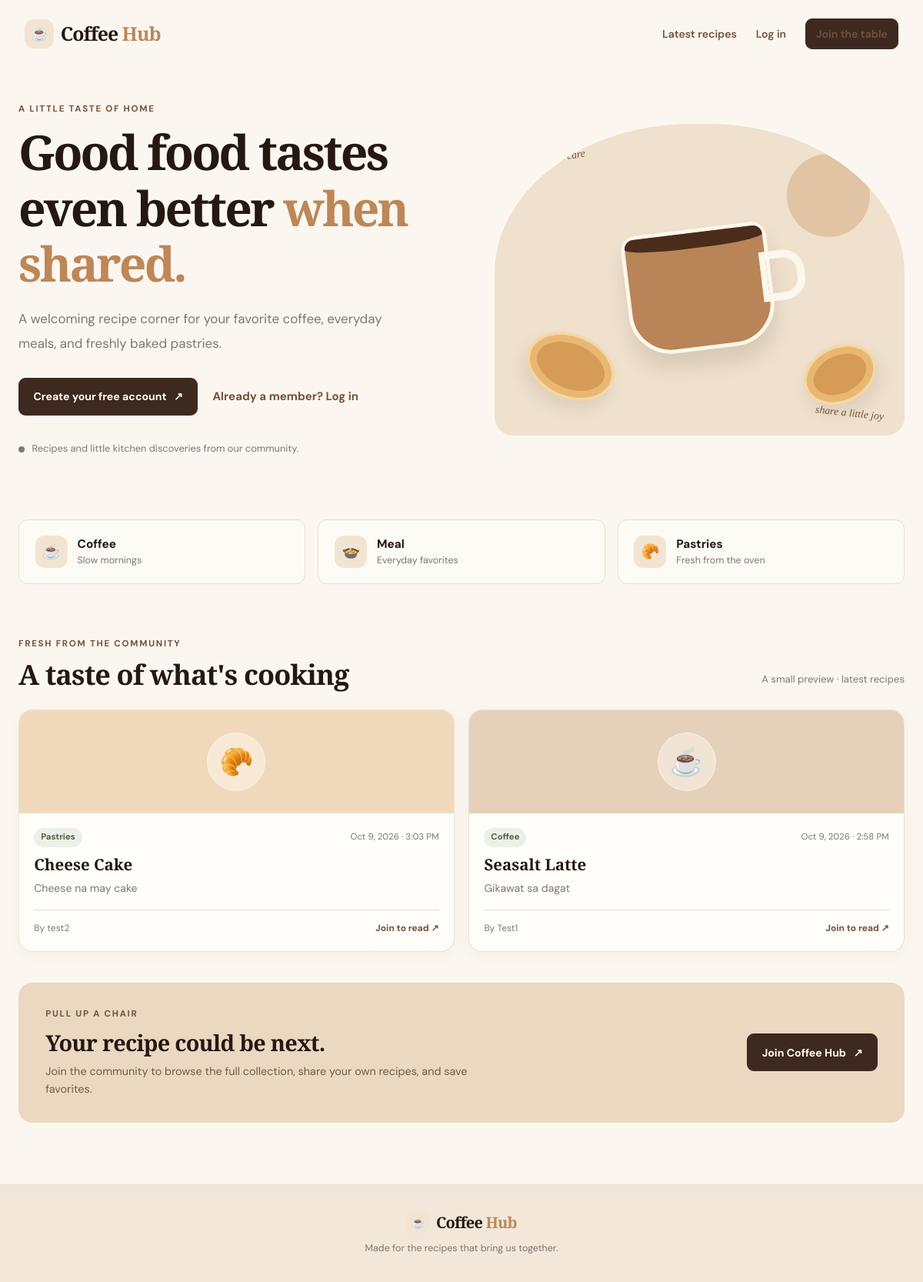
The page / on the database its author committed.
### tables this page shows
CREATE TABLE `recipes` (
  `id` int(10) UNSIGNED NOT NULL,
  `user_id` int(10) UNSIGNED NOT NULL,
  `category_id` int(10) UNSIGNED NOT NULL,
  `title` varchar(150) NOT NULL,
  `description` varchar(500) NOT NULL,
  `steps` text NOT NULL,
  `created_at` timestamp NOT NULL DEFAULT current_timestamp(),
  `edited_at` datetime DEFAULT NULL
);

CREATE TABLE `categories` (
  `id` int(10) UNSIGNED NOT NULL,
  `name` varchar(50) NOT NULL
);

CREATE TABLE `users` (
  `id` int(10) UNSIGNED NOT NULL,
  `name` varchar(100) NOT NULL,
  `email` varchar(255) NOT NULL,
  `password` varchar(255) NOT NULL,
  `created_at` timestamp NOT NULL DEFAULT current_timestamp()
);

### db.php (called while the page is built, shortened)
<?php
function e(mixed $value): string
{
    return htmlspecialchars((string) $value, ENT_QUOTES | ENT_SUBSTITUTE, 'UTF-8');
}
function formatDate(string $date): string
{
    return date('M j, Y · g:i A', strtotime($date));
}
function getLatestRecipePreviews(PDO $pdo, int $limit = 2): array
{
    $limit = max(1, min($limit, 2));
    $statement = $pdo->query(
        'SELECT r.id, r.title, r.description, r.created_at, r.edited_at,
                c.name AS category_name, u.name AS author,
                (SELECT COUNT(*) FROM ingredients i WHERE i.recipe_id = r.id) AS ingredient_count
         FROM recipes r
         JOIN categories c ON c.id = r.category_id
         JOIN users u ON u.id = r.user_id
         ORDER BY r.created_at DESC, r.id DESC
         LIMIT ' . $limit
    );
    return $statement->fetchAll();
}

### index.php (the view, shortened to what this page needs)
<?php
require __DIR__ . '/db.php';
$recipes = getLatestRecipePreviews($pdo, 2);
?>
<!DOCTYPE html>
<html lang="en">
<head>
    <link rel="stylesheet" href="css/style.css">
</head>
<body class="landing-body">
<header class="site-header">
    <a href="index.php" class="brand"><span class="brand-mark">☕</span><span>Coffee <em>Hub</em></span></a>
    <nav class="site-nav" aria-label="Main navigation">
        <a href="#latest">Latest recipes</a>
        <a href="login.php">Log in</a>
        <a class="button button-small" href="register.php">Join the table</a>
    </nav>
</header>
<main>
    <section class="hero container">
        <div class="hero-copy">
            <p class="eyebrow">A little taste of home</p>
            <h1>Good food tastes even better <span>when shared.</span></h1>
            <p class="hero-lead">A welcoming recipe corner for your favorite coffee, everyday meals, and freshly baked pastries.</p>
            <div class="hero-actions">
                <a class="button" href="register.php">Create your free account <span aria-hidden="true">↗</span></a>
                <a class="text-link" href="login.php">Already a member? Log in</a>
            </div>
            <div class="hero-note"><span class="note-dot"></span> Recipes and little kitchen discoveries from our community.</div>
        </div>
        <div class="hero-art" aria-label="Illustration of coffee and baked goods">
            <div class="art-sun"></div>
            <div class="art-label label-top">made with care</div>
            <div class="coffee-cup"><div class="coffee-liquid"></div><div class="cup-handle"></div></div>
            <div class="pastry pastry-one"></div><div class="pastry pastry-two"></div>
            <div class="art-label label-bottom">share a little joy</div>
        </div>
    </section>
    <section class="category-strip container" aria-label="Recipe categories">
        <div><span class="category-icon">☕</span><strong>Coffee</strong><span>Slow mornings</span></div>
        <div><span class="category-icon">🍲</span><strong>Meal</strong><span>Everyday favorites</span></div>
        <div><span class="category-icon">🥐</span><strong>Pastries</strong><span>Fresh from the oven</span></div>
    </section>
    <section id="latest" class="preview-section container">
        <div class="section-heading">
            <div><p class="eyebrow">Fresh from the community</p><h2>A taste of what's cooking</h2></div>
            <span class="section-aside">A small preview · latest recipes</span>
        </div>
        <?php if ($recipes === []): ?>
            <div class="empty-state preview-empty"><span>🥄</span><h3>The table is waiting.</h3><p>Be one of the first home cooks to share a recipe.</p><a class="button" href="register.php">Join Coffee Hub</a></div>
        <?php else: ?>
            <div class="recipe-grid preview-grid">
                <?php foreach ($recipes as $recipe): ?>
                    <article class="recipe-card preview-card">
                        <a class="card-open" href="register.php?from_preview=1" aria-label="Join Coffee Hub to open <?= e($recipe['title']) ?>">
                            <div class="card-art card-art-<?= strtolower(e($recipe['category_name'])) ?>"><span><?= $recipe['category_name'] === 'Coffee' ? '☕' : ($recipe['category_name'] === 'Meal' ? '🍲' : '🥐') ?></span></div>
                            <div class="card-content">
                                <div class="card-meta"><span class="category-pill"><?= e($recipe['category_name']) ?></span><span><?= e(formatDate($recipe['created_at'])) ?></span></div>
                                <h3><?= e($recipe['title']) ?></h3>
                                <p><?= e($recipe['description']) ?></p>
                                <div class="card-footer"><span>By <?= e($recipe['author']) ?></span><span class="lock-note">Join to read <span aria-hidden="true">↗</span></span></div>
                            </div>
                        </a>
                    </article>
                <?php endforeach; ?>
            </div>
        <?php endif; ?>
        <div class="join-banner"><div><p class="eyebrow">Pull up a chair</p><h2>Your recipe could be next.</h2><p>Join the community to browse the full collection, share your own recipes, and save favorites.</p></div><a href="register.php" class="button">Join Coffee Hub <span aria-hidden="true">↗</span></a></div>
    </section>
</main>
<footer class="site-footer"><a href="index.php" class="brand brand-footer"><span class="brand-mark">☕</span><span>Coffee <em>Hub</em></span></a><p>Made for the recipes that bring us together.</p></footer>
</body>
</html>

### rows shown on the page
recipes: category.name "Pastries", created_at "Oct 9, 2026 · 3:03 PM", title "Cheese Cake", description "Cheese na may cake", user.name "test2"
recipes: category.name "Coffee", created_at "Oct 9, 2026 · 2:58 PM", title "Seasalt Latte", description "Gikawat sa dagat", user.name "Test1"
